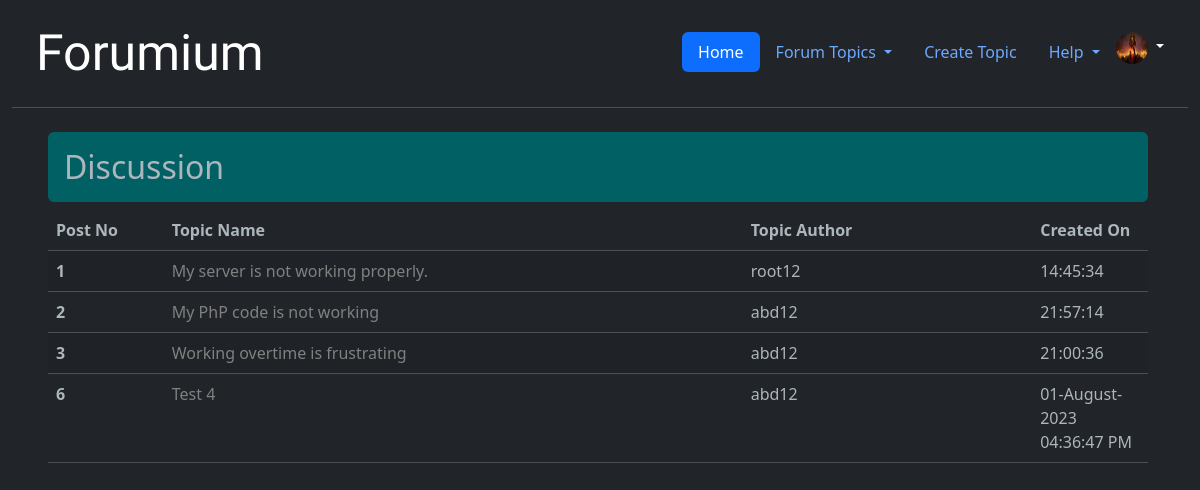
Page /Homepage/homepage.php (signed in) on the committed database.
### tables this page shows
CREATE TABLE `accounts` (
  `id` int(255) NOT NULL,
  `fullName` varchar(255) NOT NULL,
  `userName` varchar(255) NOT NULL,
  `email` varchar(255) NOT NULL,
  `dob` varchar(255) NOT NULL,
  `gender` varchar(255) NOT NULL,
  `phoneNumber` varchar(255) NOT NULL,
  `pass` varchar(255) NOT NULL,
  `profilePicture` varchar(255) NOT NULL
);

CREATE TABLE `topicpost` (
  `id` int(255) NOT NULL,
  `topicName` varchar(255) NOT NULL,
  `topicAuthor` varchar(255) NOT NULL,
  `topicCategory` varchar(255) NOT NULL,
  `topicDescription` longtext NOT NULL,
  `topicImage` varchar(255) NOT NULL,
  `postedTime` varchar(255) NOT NULL
);

### Database/userData.php (called while the page is built)
<?php
include 'config.php';
$loggedInUser = mysqli_query($conn, "SELECT * FROM `accounts` WHERE userName = '{$_SESSION['userName']}' OR email = '{$_SESSION['userName']}'");
$row = mysqli_fetch_assoc($loggedInUser);
?>

### Homepage/homepage.php (the view, shortened to what this page needs)
<!DOCTYPE html>
<html lang="en" data-bs-theme="dark">
<head>
    <link href="https://cdn.jsdelivr.net/npm/bootstrap@5.3.0/dist/css/bootstrap.min.css" rel="stylesheet"
>
</head>
<body>
    <?php include 'header.php' ?>
    <section>
        <div class="p-0 mx-5 my-4 col-11">
            <h2 class="p-3 rounded" style="background-color: #006064;">Discussion</h2>
            <table class="table table-striped">
                <thead>
                    <tr>
                        <th scope="col" style="width: 10%;">Post No</th>
                        <th scope="col" style="width: 50%;">Topic Name</th>
                        <th scope="col" style="width: 25%;">Topic Author</th>
                        <th scope="col" style="width: 10%;">Created On</th>
                    </tr>
                </thead>
                <tbody>
                    <?php
                    include '../Database/config.php';
                    $alltopicdata = mysqli_query($conn, "SELECT * FROM `topicpost`");
                    while ($row = mysqli_fetch_array($alltopicdata)) {
                        echo "
                        <tr>
                        <th scope='row'>" . $row['id'] . "</th>
                        <td> <a href='../TopicsDiscussion/topicDiscussion.php?id=" . $row['id'] . "' style='text-decoration: none; color: grey'>" . $row['topicName'] . "</a></td>
                        <td>" . $row['topicAuthor'] . "</td>
                        <td>" . $row['postedTime'] . "</td>
                        </tr>";
                    }
                    ?>
                </tbody>
            </table>
        </div>
    </section>
</body>
</html>

### Homepage/header.php (shortened to what this page needs)
<section>
    <div class="container-fluid">
        <header class="d-flex flex-wrap justify-content-center py-3 border-bottom">
            <a href="../Homepage/index.php"
                class="d-flex align-items-center mb-3 mb-md-0 me-md-auto link-body-emphasis text-decoration-none">
                <span class="mx-4 title">Forumium</span>
            </a>
            <ul class="nav nav-pills mx-4 mt-3">
                <li class="nav-item"><a href="#" class="nav-link active" aria-current="page">Home</a></li>
                <li class="nav-item dropdown">
                    <a class="nav-link dropdown-toggle" href="#" role="button" data-bs-toggle="dropdown">
                        Forum Topics
                    </a>
                </li>
                <li class="nav-item"><a href="../TopicsDiscussion/createTopic.php" class="nav-link">Create Topic</a>
                </li>
                <li class="nav-item dropdown">
                    <a class="nav-link dropdown-toggle" href="#" data-bs-toggle="dropdown">
                        Help
                    </a>
                </li>
                <div class="dropdown text-end">
                    <a href="#" class="d-block link-body-emphasis text-decoration-none dropdown-toggle"
                        data-bs-toggle="dropdown" aria-expanded="false">
                        <?php include '../Database/userData.php' ?>
                        <img src="<?php echo $row['profilePicture'] ?>" alt="profile" width="32" height="32"
                            class="rounded-circle">
                    </a>
                </div>
            </ul>
        </header>
    </div>
</section>

### Homepage/homepage.php (style rules this page uses)
.title { font-family: 'Sacramento', cursive; font-size: 50px; }

### rows in the picture
accounts: profilePicture (picture)
topicpost: id "1", topicName "My server is not working properly.", topicAuthor "root12", postedTime "14:45:34"
topicpost: id "2", topicName "My PhP code is not working", topicAuthor "abd12", postedTime "21:57:14"
topicpost: id "3", topicName "Working overtime is frustrating", topicAuthor "abd12", postedTime "21:00:36"
topicpost: id "6", topicName "Test 4", topicAuthor "abd12", postedTime "01-August-2023 04:36:47 PM"
